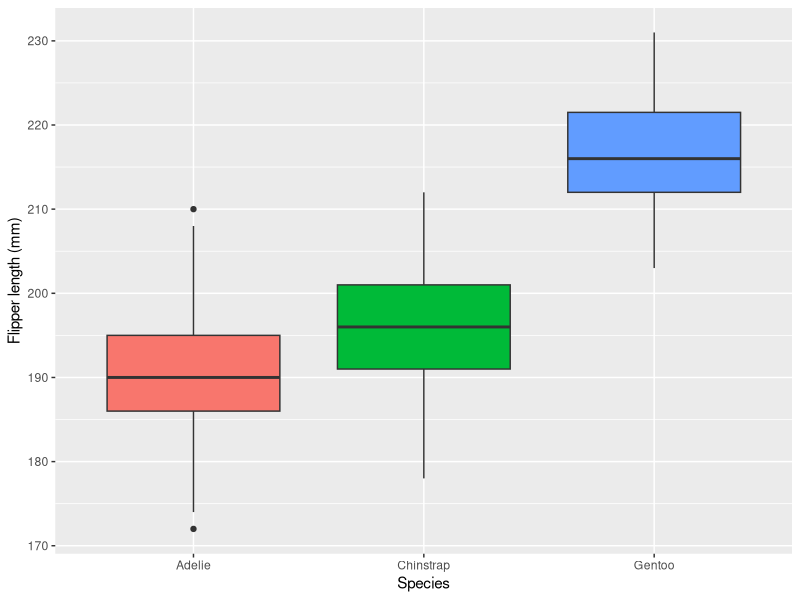

This figure's R source:
## ---- chunk 1
#| message: false
#| warning: false
library(palmerpenguins)
library(dplyr)
library(ggplot2)
library(knitr)
## ---- chunk 2
#| label: tbl-data
#| tbl-cap: "The original dataset"
penguins_clean <- penguins |> na.omit()
head(penguins_clean)
## ---- chunk 3
#| label: tbl-flipper
#| tbl-cap: "Flipper length (mm) by species."
penguins_clean |>
  group_by(species) |>
  summarise(
    mean_flipper = mean(flipper_length_mm),
    min_flipper = min(flipper_length_mm),
    max_flipper = max(flipper_length_mm),
    count = n()
  ) |>
  arrange(desc(mean_flipper)) |>
  kable(digits = 1)
## ---- chunk 4
#| label: fig-flipper-species
#| fig-cap: "Flipper length by species."
ggplot(penguins_clean, aes(x = species, y = flipper_length_mm, fill = species)) +
  geom_boxplot() +
  labs(x = "Species", y = "Flipper length (mm)") +
  theme(legend.position = "none")
